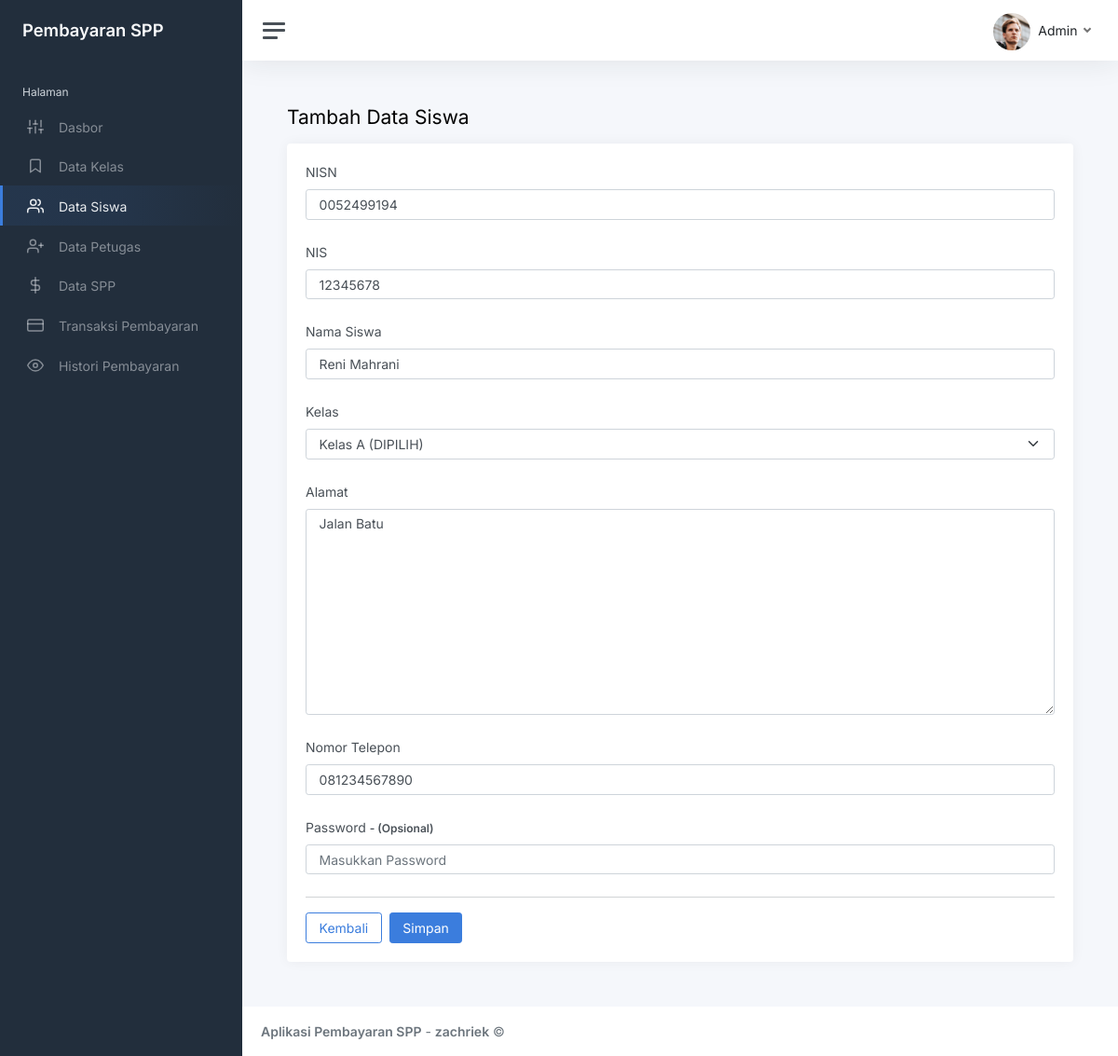
The app's page /index.php?page=siswa_ubah&id=0052499194 (signed in) with its own data.
### tables this page shows
CREATE TABLE `siswa` (
  `nisn` char(10) NOT NULL,
  `nis` char(8) DEFAULT NULL,
  `nama` varchar(35) DEFAULT NULL,
  `id_kelas` int(11) DEFAULT NULL,
  `alamat` text DEFAULT NULL,
  `no_telp` varchar(13) DEFAULT NULL,
  `password` varchar(255) DEFAULT NULL
);

### siswa_ubah.php (the view, shortened to what this page needs)
<?php
$id = $_GET['id'];
$kelas_query = mysqli_query($conn, "SELECT * FROM kelas");
$kelas = [];
while ($row = mysqli_fetch_array($kelas_query)) {
  $kelas[] = $row;
}
$siswa_query = mysqli_query($conn, "SELECT * FROM siswa LEFT JOIN kelas ON siswa.id_kelas=kelas.id_kelas WHERE nisn='$id'");
$data = mysqli_fetch_array($siswa_query);
?>
<h1 class="h3 mb-3">Tambah Data Siswa</h1>
<div class="row">
  <div class="col-12">
    <div class="card">
      <div class="card-body">
        <form method="POST">
          <div class="mb-4">
            <label for="nisn" class="form-label">NISN</label>
            <input type="number" class="form-control" name="nisn" id="nisn" placeholder="Masukkan NISN" value="<?= $data['nisn']; ?>" required autofocus>
          </div>
          <div class="mb-4">
            <label for="nis" class="form-label">NIS</label>
            <input type="number" class="form-control" name="nis" id="nis" placeholder="Masukkan NIS" value="<?= $data['nis']; ?>" required>
          </div>
          <div class="mb-4">
            <label for="nama" class="form-label">Nama Siswa</label>
            <input type="text" class="form-control" name="nama" id="nama" placeholder="Masukkan Nama Siswa" value="<?= $data['nama']; ?>" required>
          </div>
          <div class="mb-4">
            <label for="id_kelas" class="form-label">Kelas</label>
            <select name="id_kelas" id="id_kelas" class="form-select" required>
              <?php foreach ($kelas as $data_kelas) : ?>
                <?php if ($data_kelas['id_kelas'] === $data['id_kelas']) : ?>
                  <option value="<?= $data['id_kelas'] ?>" selected><?= $data['nama_kelas']; ?> (DIPILIH)</option>
                <?php else : ?>
                  <option value="<?= $data_kelas['id_kelas'] ?>"><?= $data_kelas['nama_kelas']; ?></option>
                <?php endif; ?>
              <?php endforeach; ?>
            </select>
          </div>
          <div class="mb-4">
            <label for="alamat" class="form-label">Alamat</label>
            <textarea name="alamat" id="alamat" cols="30" rows="10" class="form-control" placeholder="Masukkan Alamat" required><?= $data['alamat']; ?></textarea>
          </div>
          <div class="mb-4">
            <label for="no_telp" class="form-label">Nomor Telepon</label>
            <input type="number" class="form-control" name="no_telp" id="no_telp" placeholder="Masukkan Nomor Telepon" value="<?= $data['no_telp']; ?>" required>
          </div>
          <div class="mb-4">
            <label for="password" class="form-label">Password <span class="text-sm fw-bold">- (Opsional)</span></label>
            <input type="password" class="form-control" name="password" id="password" placeholder="Masukkan Password">
          </div>
          <hr>
          <a href="?page=siswa" class="btn btn-outline-primary">Kembali</a>
          <button type="submit" name="ubah_siswa" class="btn btn-primary mx-1">Simpan</button>
        </form>
      </div>
    </div>
  </div>
</div>

### records on screen
siswa: nisn "0052499194", nis "12345678", nama "Reni Mahrani", alamat "Jalan Batu", no_telp "081234567890"

### other values on screen
$_SESSION['user']['nama_petugas'] "Admin"
form field id_kelas "Kelas A (DIPILIH)"
